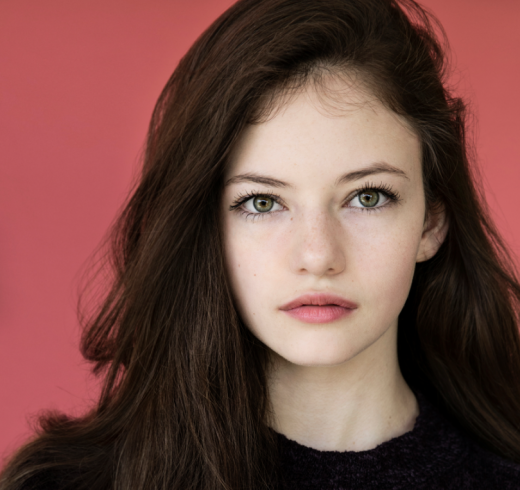
#> input picture assets/girl.png, 520 x 490 px
$ python main.py
#> lines starting #> are read from the running program, lines starting #| are printed output that depends on the picture; after the words box and inside, x2 and y2 are one past the last pixel; in counts of white or black regions, pixels touching at a corner belong together
import cv2
import numpy as np


def show_img(mat):
    cv2.imshow('img', mat)
    cv2.waitKey(1000)
    cv2.destroyAllWindows()


# 读取图像
def read_img():
    mat = cv2.imread('./assets/cat_a.png', cv2.IMREAD_COLOR)
    show_img(mat)


# 保存图像
def write_img():
    mat = cv2.imread('./assets/cat_a.png', cv2.IMREAD_COLOR)
    cv2.imwrite('./assets/cat_a_copy.png', mat)


# 读取摄像头做高斯模糊

# [99 lines left out: functions show_camera, show_roi, play_video, bite_operation, not called in this run]

    # show_img(cv2.add(mat, text, mask=mask))


def hsv_skin_range():
    mat = cv2.imread('./assets/girl.png', cv2.IMREAD_COLOR)
#> mat is the input picture: shape (490, 520, 3); mean B, G, R 67.7, 74, 114.7
    hsv = cv2.cvtColor(mat, cv2.COLOR_BGR2HSV)
#> hsv: shape (490, 520, 3); mean H, S, V 44.4, 120.6, 114.7
    show_img(mat)
    show_img(hsv)

    # Hue: [0 - 33]
    # Saturation: [10 - 255]
    # Value: [80 - 255]
    min_hsv = np.array([0, 10, 80], np.uint8)
    max_hsv = np.array((33, 255, 255), np.uint8)
    mask = cv2.inRange(hsv, min_hsv, max_hsv)
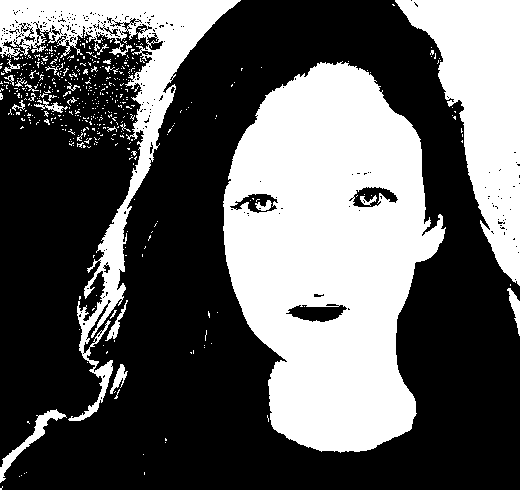
#> mask: shape (490, 520); 37.4% white; 489 white regions (461 under 20 px), largest, box (x1, y1, x2, y2) and area: (223, 61, 446, 453) 58783, (395, 0, 520, 286) 16842, (0, 0, 241, 421) 15870

    show_img(mask)

    show_img(cv2.bitwise_and(mat, mat, mask=mask))
#> in show_img (call 4), `cv2.imshow('img', mat)`:
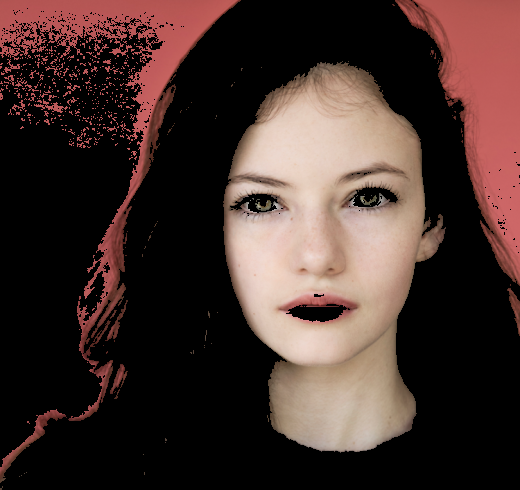
#> window 'img': shape (490, 520, 3); mean B, G, R 44.8, 49.3, 68.3


hsv_skin_range()
